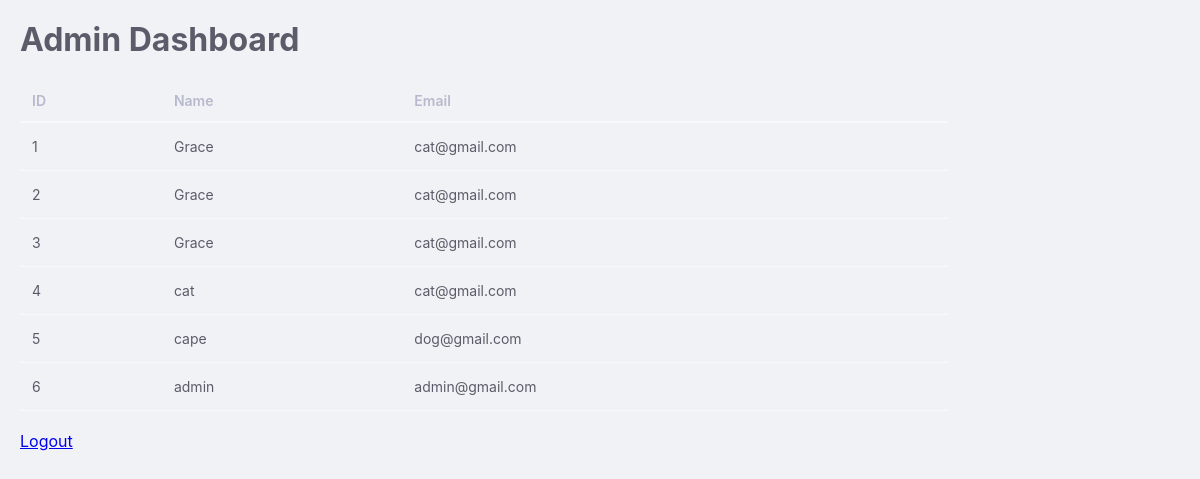
The page /admin on the database its author committed.
### tables this page shows
CREATE TABLE users(id INTEGER PRIMARY KEY AUTOINCREMENT,name TEXT NOT NULL,email TEXT NOT NULL,password TEXT NOT NULL);

### app.py (the view)
@app.route('/admin')
def admin():
    conn=get_connection()
    cursor=conn.cursor()
    cursor=cursor.execute("SELECT * FROM users")
    rows=cursor.fetchall()
    conn.close()
    return render_template("admin_dashboard.html",users=rows)

### app.py (called while the page is built)
def get_connection():
    conn=sqlite3.connect('users.db')
    conn.row_factory=sqlite3.Row
    return conn

### templates/admin_dashboard.html
<html>
<head>
    <link rel="stylesheet" href="{{ url_for('static', filename='style.css') }}">
</head>
<body>
    <div style="width: 80%;">
        <h1>Admin Dashboard</h1>
        <table>
            <tr>
                <th>ID</th>
                <th>Name</th>
                <th>Email</th>
            </tr>
            {% for i in users %}
            <tr>
                <td>{{ i['id'] }}</td>
                <td>{{ i['name'] }}</td>
                <td>{{ i['email'] }}</td>
            </tr>
            {% endfor %}
        </table>
        <br>
        <a href="/login">Logout</a>
    </div>
</body>
</html>

### static/style.css (style rules this page uses)
:root { --bg: #F0F2F5; --card: #FFFFFF; --primary: #4e73df; --success: #1cc88a; --danger: #e74a3b; --text-dark: #5a5c69; --text-light: #b7b9cc; }
body { background-color: var(--bg); font-family: 'Inter', system-ui, -apple-system, sans-serif; color: var(--text-dark); margin: 0; padding: 20px; }
table { width: 100%; border-collapse: collapse; font-size: 14px; }
th { text-align: left; color: var(--text-light); padding: 12px; font-weight: 600; border-bottom: 2px solid #f8f9fc; }
td { padding: 15px 12px; border-bottom: 1px solid #f8f9fc; }

### rows shown on the page
users: id "1", name "Grace", email "cat@gmail.com"
users: id "2", name "Grace", email "cat@gmail.com"
users: id "3", name "Grace", email "cat@gmail.com"
users: id "4", name "cat", email "cat@gmail.com"
users: id "5", name "cape", email "dog@gmail.com"
users: id "6", name "admin", email "admin@gmail.com"
